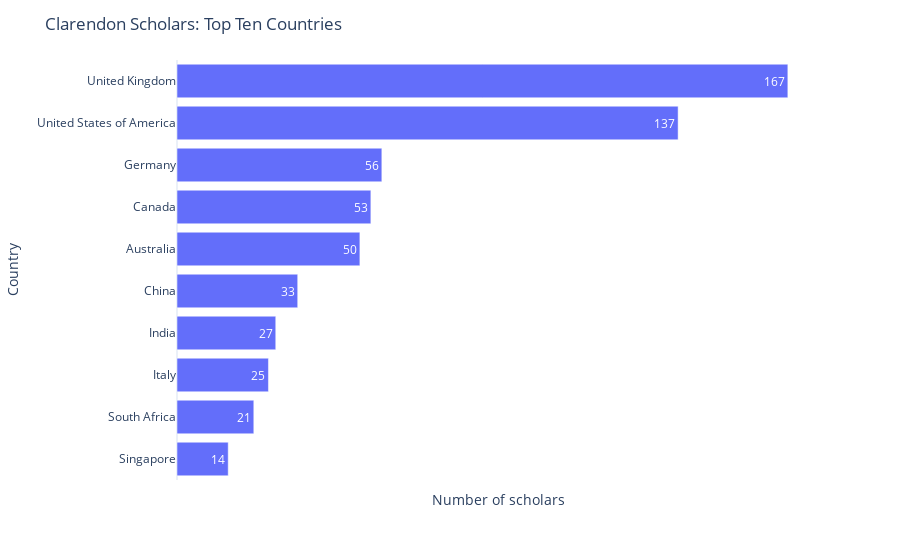

Write notebook code for a chart like this one.
### Code cell
def create_barchart(df, ylabel, title):
    fig = px.bar(df, x=df.values, y=df.index, text=df.values, orientation="h")
    fig.update_traces(textposition='inside')
    fig.update_layout(uniformtext_minsize=8, uniformtext_mode='hide')
    fig.update_layout(
    title_text=title,
    xaxis={ "title": "Number of scholars",  "showticklabels": False, "showgrid":False},
    yaxis_title = ylabel,
    yaxis={"categoryorder": "total ascending"},
    template='plotly_white',

    )

    fig.show()
    
create_barchart(scholar_by_country, "Country", "Clarendon Scholars: Top Ten Countries")

### Figure 1 — Plotly figure (JSON) as saved in the notebook; plotly's stock layout.template omitted (floating-point values rounded to 4 significant figures)
{"data": [{"alignmentgroup": "True", "hovertemplate": "x=%{x}<br>index=%{y}<br>text=%{text}<extra></extra>", "legendgroup": "", "marker": {"color": "#636efa", "pattern": {"shape": ""}}, "name": "", "offsetgroup": "", "orientation": "h", "showlegend": false, "text": [167, 137, 56, 53, 50, 33, 27, 25, 21, 14], "textposition": "inside", "type": "bar", "x": [167, 137, 56, 53, 50, 33, 27, 25, 21, 14], "xaxis": "x", "y": ["United Kingdom", "United States of America", "Germany", "Canada", "Australia", "China", "India", "Italy", "South Africa", "Singapore"], "yaxis": "y"}], "layout": {"barmode": "relative", "legend": {"tracegroupgap": 0}, "margin": {"t": 60}, "title": {"text": "Clarendon Scholars: Top Ten Countries"}, "uniformtext": {"minsize": 8, "mode": "hide"}, "xaxis": {"anchor": "y", "domain": [0, 1], "showgrid": false, "showticklabels": false, "title": {"text": "Number of scholars"}}, "yaxis": {"anchor": "x", "categoryorder": "total ascending", "domain": [0, 1], "title": {"text": "Country"}}}}
